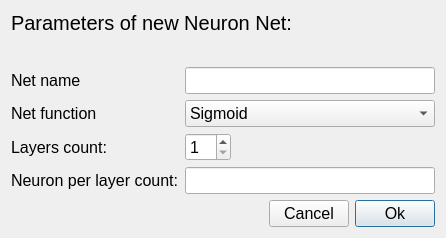
<?xml version="1.0" encoding="UTF-8"?>
<ui version="4.0">
 <class>CreateNetUI</class>
 <widget class="QDialog" name="CreateNetUI">
  <property name="geometry">
   <rect>
    <x>0</x>
    <y>0</y>
    <width>446</width>
    <height>238</height>
   </rect>
  </property>
  <property name="font">
   <font>
    <pointsize>12</pointsize>
   </font>
  </property>
  <property name="windowTitle">
   <string>Creating of new net</string>
  </property>
  <property name="styleSheet">
   <string notr="true"/>
  </property>
  <layout class="QVBoxLayout" name="verticalLayout">
   <item>
    <widget class="QLabel" name="title">
     <property name="font">
      <font>
       <pointsize>15</pointsize>
      </font>
     </property>
     <property name="text">
      <string>Parameters of new Neuron Net:</string>
     </property>
    </widget>
   </item>
   <item>
    <widget class="QLabel" name="errors">
     <property name="font">
      <font>
       <pointsize>13</pointsize>
      </font>
     </property>
     <property name="styleSheet">
      <string notr="true">color: rgb(170, 0, 0);</string>
     </property>
     <property name="text">
      <string/>
     </property>
    </widget>
   </item>
   <item>
    <layout class="QGridLayout" name="laoParams">
     <item row="2" column="0">
      <widget class="QLabel" name="lblLayersCnt">
       <property name="text">
        <string>Layers count:</string>
       </property>
      </widget>
     </item>
     <item row="2" column="1">
      <layout class="QHBoxLayout" name="laoLayersCnt">
       <item>
        <widget class="QSpinBox" name="layersCnt">
         <property name="minimum">
          <number>1</number>
         </property>
         <property name="maximum">
          <number>20</number>
         </property>
        </widget>
       </item>
       <item>
        <spacer name="spcLayersCnt">
         <property name="orientation">
          <enum>Qt::Horizontal</enum>
         </property>
         <property name="sizeHint" stdset="0">
          <size>
           <width>40</width>
           <height>20</height>
          </size>
         </property>
        </spacer>
       </item>
      </layout>
     </item>
     <item row="3" column="1">
      <widget class="QLineEdit" name="neurons"/>
     </item>
     <item row="3" column="0">
      <widget class="QLabel" name="lblNeurons">
       <property name="text">
        <string>Neuron per layer count:</string>
       </property>
      </widget>
     </item>
     <item row="0" column="0">
      <widget class="QLabel" name="lblName">
       <property name="text">
        <string>Net name</string>
       </property>
      </widget>
     </item>
     <item row="0" column="1">
      <widget class="QLineEdit" name="name"/>
     </item>
     <item row="1" column="0">
      <widget class="QLabel" name="lblFunc">
       <property name="text">
        <string>Net function</string>
       </property>
      </widget>
     </item>
     <item row="1" column="1">
      <widget class="QComboBox" name="func">
       <property name="styleSheet">
        <string notr="true"/>
       </property>
       <item>
        <property name="text">
         <string>Sigmoid</string>
        </property>
       </item>
       <item>
        <property name="text">
         <string>Sigmoid_0.1</string>
        </property>
       </item>
       <item>
        <property name="text">
         <string>Sigmoid_0.01</string>
        </property>
       </item>
       <item>
        <property name="text">
         <string>HypTan</string>
        </property>
       </item>
      </widget>
     </item>
    </layout>
   </item>
   <item>
    <layout class="QHBoxLayout" name="horizontalLayout">
     <item>
      <spacer name="horizontalSpacer">
       <property name="orientation">
        <enum>Qt::Horizontal</enum>
       </property>
       <property name="sizeHint" stdset="0">
        <size>
         <width>40</width>
         <height>20</height>
        </size>
       </property>
      </spacer>
     </item>
     <item>
      <widget class="QPushButton" name="cancel">
       <property name="text">
        <string>Cancel</string>
       </property>
       <property name="autoDefault">
        <bool>false</bool>
       </property>
      </widget>
     </item>
     <item>
      <widget class="QPushButton" name="ok">
       <property name="text">
        <string>Ok</string>
       </property>
      </widget>
     </item>
    </layout>
   </item>
  </layout>
 </widget>
 <tabstops>
  <tabstop>name</tabstop>
  <tabstop>func</tabstop>
  <tabstop>layersCnt</tabstop>
  <tabstop>neurons</tabstop>
  <tabstop>ok</tabstop>
  <tabstop>cancel</tabstop>
 </tabstops>
 <resources/>
 <connections/>
</ui>
